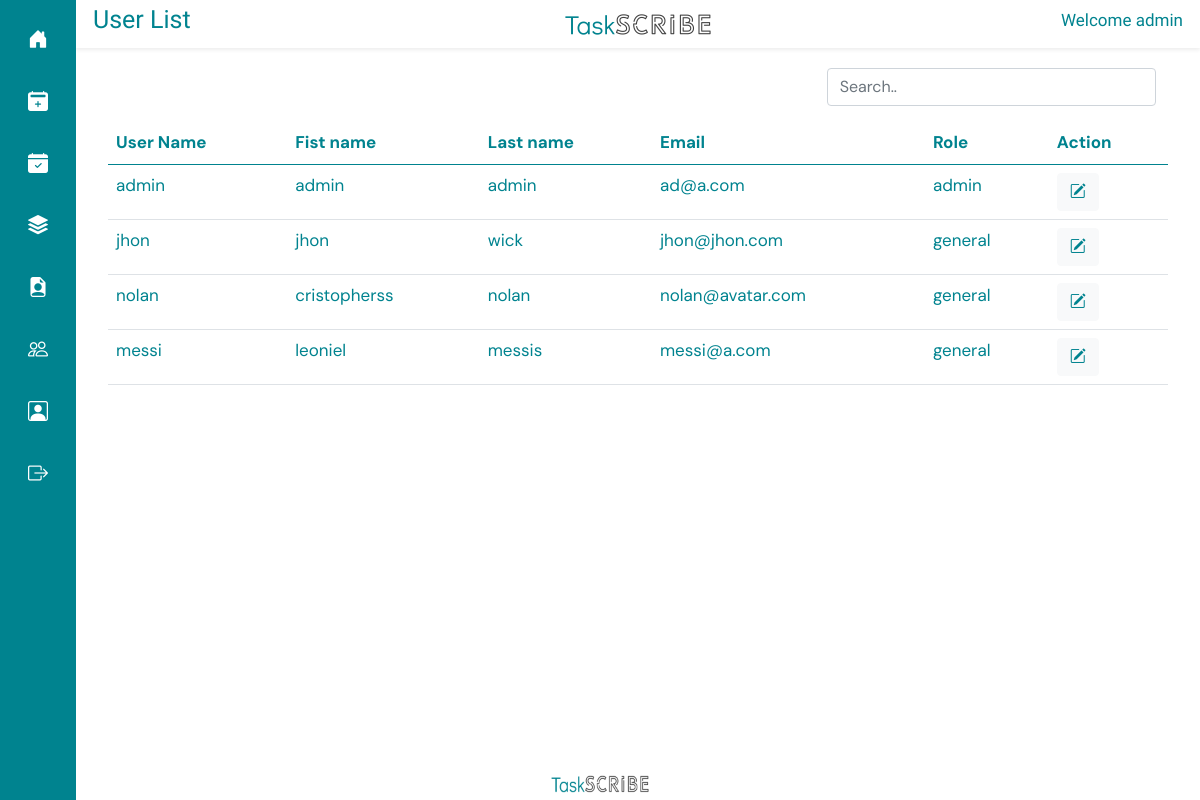
/edit-task/ (signed in), run on an earlier commit of the app's database.
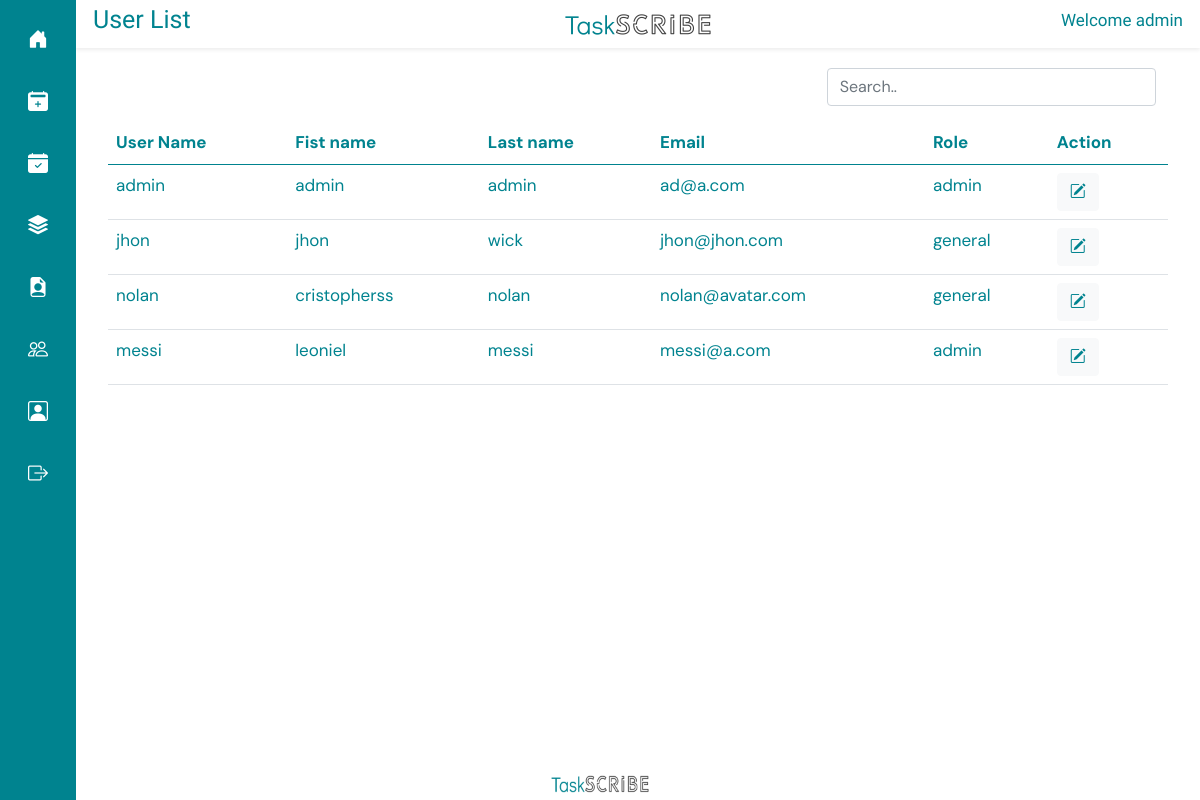
And on a later commit of the database.
### taskapp/models.py (models this page shows)
class CustomUser(AbstractUser):
    ROLE_CHOICES = (
        ('admin', 'Admin'),
        ('general', 'General'),
    )
    role = models.CharField(max_length=10, choices=ROLE_CHOICES, default='general')
    def __str__(self):
        return self.username

### taskapp/views.py (the view)
# urls.py: path('edit-task/', edit_task, name='edit_task')
@login_required(login_url="/login/")
@admin_required
def edit_task(request):
    users = CustomUser.objects.all()
    print(users)
    return render(request, "user_list.html", { "users" : users})

### taskapp/views.py (called while the page is built)
def is_admin(user):
    return user.is_authenticated and user.role == 'admin'

### templates/user_list.html (shortened to what this page needs)
{% extends 'base.html' %}
{% load static %}
{% block titlecontent %}
<div class="row shadow-sm align-items-center" style=" margin-top: 0px; padding: 5px;  color: #00838f;">
  <div class="col">
    <h2 style="font-family: Didact Gothic; text-align: left; font-size: 25px;">User List</h2>
  </div>
  <div class="col align-items-center text-center">
    <img src="{% static 'img/logof.png' %}" width="150px" height="25px" alt="">
  </div>
  <div class="col align-items-center">
    <h2  style="font-family: Didact Gothic; text-align: right; font-size: 17px;">Welcome {{ user.username }}</h2>
  </div>
</div>
{% endblock %}
{% block content %}
<div class="row  m-3 p-1" style="padding-bottom: 0px; margin-top: 10px; overflow-x: scroll;">
        <div class="col-8">
        </div>
        <div class="col-4">
          <input type="text-l" class="form-control" id="myInput" placeholder="Search..">
        </div>
    <table id="dtBasicExample" class=" table table-hover p-1 mt-3" style="color: #00838f;">
        <thead>
          <tr>
            <th>User Name</th>
            <th>Fist name</th>
            <th>Last name</th>
            <th>Email</th>
            <th>Role</th>
            <th>Action</th>
          </tr>
        </thead>
        <tbody id="myTable">
        {% for usern in users %}
          <tr>
            <td>{{ usern.username }}</td>
            <td>{{ usern.first_name }}</td>
            <td>{{ usern.last_name}}</td>
            <td>{{ usern.email}}</td>
            <td>{{ usern.role}}</td>
            <td>
                <a href="{% url 'edit_user'  user_id=usern.id %}" type="button" class="btn btn-light" style="color: #00838f;"><i class="bi bi-pencil-square"></i></button></a>
            </td>
          </tr>
        {% endfor %}
        </tbody>
      </table>
    </div>
</div>
{% endblock%}

What changed in the data, as far as the page shows it:
changed CustomUser "messi": last_name "messis" → "messi"; role "general" → "admin"
